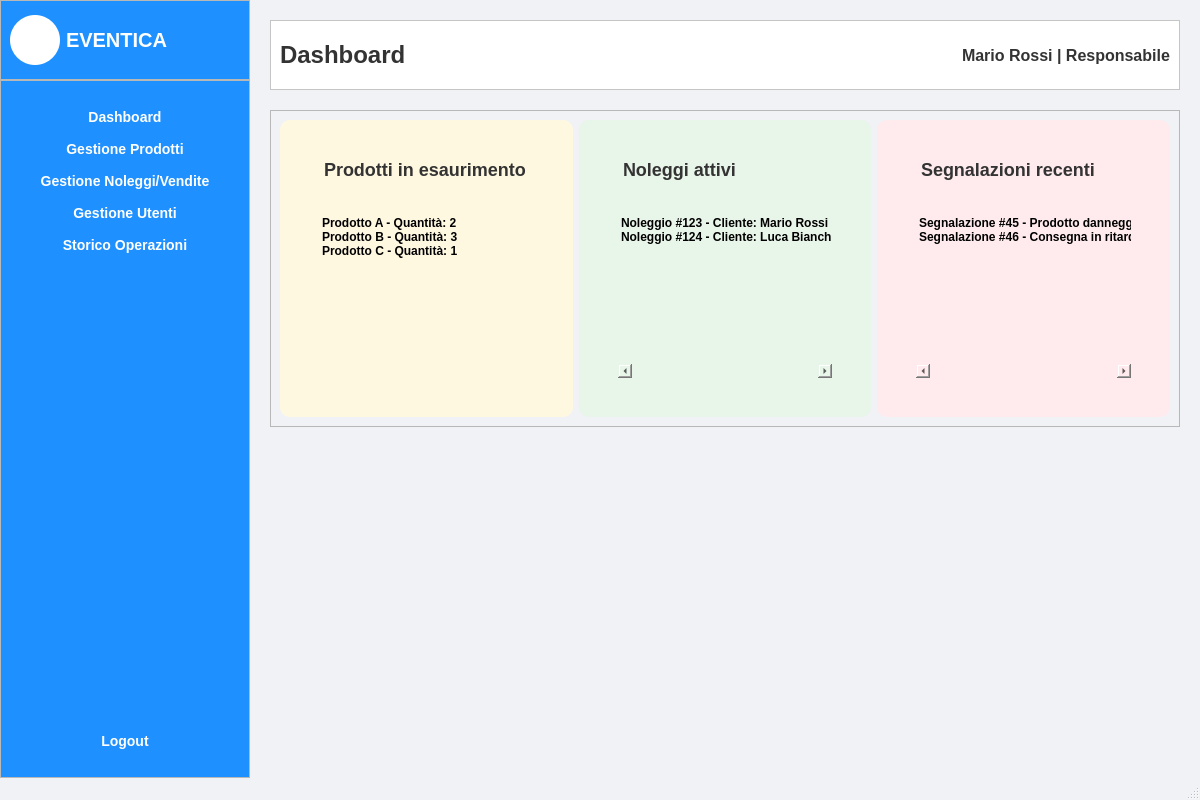
<?xml version="1.0" encoding="UTF-8"?>
<ui version="4.0">
 <class>MainWindow</class>
 <widget class="QMainWindow" name="MainWindow">
  <property name="geometry">
   <rect>
    <x>0</x>
    <y>0</y>
    <width>1200</width>
    <height>800</height>
   </rect>
  </property>
  <property name="windowTitle">
   <string>Dashboard - EVENTICA</string>
  </property>
  <property name="styleSheet">
   <string notr="true">* {
    font-family: 'Montserrat';
    font-weight: bold;
}
QMainWindow {
    background-color: #F0F2F5;
}
QWidget#centralwidget {
    background-color: #F0F2F5;
}
QLabel {
    color: #333333;
}
QPushButton {
    background-color: #1E90FF;
    color: white;
    border-radius: 5px;
    padding: 8px 15px;
    font-size: 14px;
}
QPushButton:hover {
    background-color: #187bcd;
}
QFrame#sidebar {
    background-color: #1E90FF;
    border-radius: 0;
}
QPushButton#menu_button {
    background-color: transparent;
    color: white;
    text-align: left;
    padding: 12px 20px;
    font-size: 16px;
    border-radius: 0;
    border-bottom: 1px solid rgba(255, 255, 255, 0.1);
}
QPushButton#menu_button:hover {
    background-color: #187bcd;
}
QFrame#header {
    background-color: white;
    border-bottom: 1px solid #e0e0e0;
}
QFrame#widget_container {
    background-color: white;
    border-radius: 10px;
    padding: 20px;
}</string>
  </property>
  <widget class="QWidget" name="centralwidget">
   <layout class="QHBoxLayout" name="main_layout">
    <property name="spacing">
     <number>0</number>
    </property>
    <property name="leftMargin">
     <number>0</number>
    </property>
    <property name="topMargin">
     <number>0</number>
    </property>
    <property name="rightMargin">
     <number>0</number>
    </property>
    <property name="bottomMargin">
     <number>0</number>
    </property>
    <item>
     <widget class="QFrame" name="sidebar">
      <property name="minimumSize">
       <size>
        <width>250</width>
        <height>0</height>
       </size>
      </property>
      <property name="maximumSize">
       <size>
        <width>250</width>
        <height>16777215</height>
       </size>
      </property>
      <property name="frameShape">
       <enum>QFrame::StyledPanel</enum>
      </property>
      <property name="frameShadow">
       <enum>QFrame::Raised</enum>
      </property>
      <property name="objectName">
       <string>sidebar</string>
      </property>
      <layout class="QVBoxLayout" name="sidebar_layout">
       <property name="spacing">
        <number>0</number>
       </property>
       <property name="leftMargin">
        <number>0</number>
       </property>
       <property name="topMargin">
        <number>0</number>
       </property>
       <property name="rightMargin">
        <number>0</number>
       </property>
       <property name="bottomMargin">
        <number>0</number>
       </property>
       <item>
        <widget class="QFrame" name="sidebar_header">
         <property name="minimumSize">
          <size>
           <width>0</width>
           <height>80</height>
          </size>
         </property>
         <property name="frameShape">
          <enum>QFrame::StyledPanel</enum>
         </property>
         <property name="frameShadow">
          <enum>QFrame::Raised</enum>
         </property>
         <layout class="QHBoxLayout" name="sidebar_header_layout">
          <item>
           <widget class="QLabel" name="logo_label">
            <property name="minimumSize">
             <size>
              <width>50</width>
              <height>50</height>
             </size>
            </property>
            <property name="maximumSize">
             <size>
              <width>50</width>
              <height>50</height>
             </size>
            </property>
            <property name="styleSheet">
             <string notr="true">background-color: white; border-radius: 25px;</string>
            </property>
            <property name="text">
             <string/>
            </property>
           </widget>
          </item>
          <item>
           <widget class="QLabel" name="sidebar_title">
            <property name="styleSheet">
             <string notr="true">color: white; font-size: 20px; font-weight: bold;</string>
            </property>
            <property name="text">
             <string>EVENTICA</string>
            </property>
           </widget>
          </item>
          <item>
           <spacer name="horizontalSpacer">
            <property name="orientation">
             <enum>Qt::Horizontal</enum>
            </property>
            <property name="sizeHint" stdset="0">
             <size>
              <width>40</width>
              <height>20</height>
             </size>
            </property>
           </spacer>
          </item>
         </layout>
        </widget>
       </item>
       <item>
        <widget class="QFrame" name="menu_frame">
         <property name="frameShape">
          <enum>QFrame::StyledPanel</enum>
         </property>
         <property name="frameShadow">
          <enum>QFrame::Raised</enum>
         </property>
         <layout class="QVBoxLayout" name="menu_layout">
          <property name="spacing">
           <number>0</number>
          </property>
          <property name="leftMargin">
           <number>0</number>
          </property>
          <property name="topMargin">
           <number>20</number>
          </property>
          <property name="rightMargin">
           <number>0</number>
          </property>
          <property name="bottomMargin">
           <number>20</number>
          </property>
          <item>
           <widget class="QPushButton" name="dashboard_btn">
            <property name="objectName">
             <string>menu_button</string>
            </property>
            <property name="text">
             <string>Dashboard</string>
            </property>
            <property name="icon">
             <iconset resource="../resources.qrc">
              <normaloff>:/icons/dashboard.png</normaloff>:/icons/dashboard.png</iconset>
            </property>
           </widget>
          </item>
          <item>
           <widget class="QPushButton" name="prodotti_btn">
            <property name="objectName">
             <string>menu_button</string>
            </property>
            <property name="text">
             <string>Gestione Prodotti</string>
            </property>
            <property name="icon">
             <iconset resource="../resources.qrc">
              <normaloff>:/icons/products.png</normaloff>:/icons/products.png</iconset>
            </property>
           </widget>
          </item>
          <item>
           <widget class="QPushButton" name="noleggi_btn">
            <property name="objectName">
             <string>menu_button</string>
            </property>
            <property name="text">
             <string>Gestione Noleggi/Vendite</string>
            </property>
            <property name="icon">
             <iconset resource="../resources.qrc">
              <normaloff>:/icons/rentals.png</normaloff>:/icons/rentals.png</iconset>
            </property>
           </widget>
          </item>
          <item>
           <widget class="QPushButton" name="utenti_btn">
            <property name="objectName">
             <string>menu_button</string>
            </property>
            <property name="text">
             <string>Gestione Utenti</string>
            </property>
            <property name="icon">
             <iconset resource="../resources.qrc">
              <normaloff>:/icons/users.png</normaloff>:/icons/users.png</iconset>
            </property>
           </widget>
          </item>
          <item>
           <widget class="QPushButton" name="storico_btn">
            <property name="objectName">
             <string>menu_button</string>
            </property>
            <property name="text">
             <string>Storico Operazioni</string>
            </property>
            <property name="icon">
             <iconset resource="../resources.qrc">
              <normaloff>:/icons/history.png</normaloff>:/icons/history.png</iconset>
            </property>
           </widget>
          </item>
          <item>
           <spacer name="verticalSpacer">
            <property name="orientation">
             <enum>Qt::Vertical</enum>
            </property>
            <property name="sizeHint" stdset="0">
             <size>
              <width>20</width>
              <height>40</height>
             </size>
            </property>
           </spacer>
          </item>
          <item>
           <widget class="QPushButton" name="logout_btn">
            <property name="objectName">
             <string>menu_button</string>
            </property>
            <property name="text">
             <string>Logout</string>
            </property>
            <property name="icon">
             <iconset resource="../resources.qrc">
              <normaloff>:/icons/logout.png</normaloff>:/icons/logout.png</iconset>
            </property>
           </widget>
          </item>
         </layout>
        </widget>
       </item>
      </layout>
     </widget>
    </item>
    <item>
     <widget class="QWidget" name="main_area">
      <layout class="QVBoxLayout" name="main_area_layout">
       <property name="spacing">
        <number>20</number>
       </property>
       <property name="leftMargin">
        <number>20</number>
       </property>
       <property name="topMargin">
        <number>20</number>
       </property>
       <property name="rightMargin">
        <number>20</number>
       </property>
       <property name="bottomMargin">
        <number>20</number>
       </property>
       <item>
        <widget class="QFrame" name="header">
         <property name="minimumSize">
          <size>
           <width>0</width>
           <height>70</height>
          </size>
         </property>
         <property name="objectName">
          <string>header</string>
         </property>
         <property name="frameShape">
          <enum>QFrame::StyledPanel</enum>
         </property>
         <property name="frameShadow">
          <enum>QFrame::Raised</enum>
         </property>
         <layout class="QHBoxLayout" name="header_layout">
          <item>
           <widget class="QLabel" name="title_label">
            <property name="styleSheet">
             <string notr="true">font-size: 24px; font-weight: bold;</string>
            </property>
            <property name="text">
             <string>Dashboard</string>
            </property>
           </widget>
          </item>
          <item>
           <spacer name="horizontalSpacer">
            <property name="orientation">
             <enum>Qt::Horizontal</enum>
            </property>
            <property name="sizeHint" stdset="0">
             <size>
              <width>40</width>
              <height>20</height>
             </size>
            </property>
           </spacer>
          </item>
          <item>
           <widget class="QLabel" name="user_info">
            <property name="styleSheet">
             <string notr="true">font-size: 16px;</string>
            </property>
            <property name="text">
             <string>Mario Rossi | Responsabile</string>
            </property>
           </widget>
          </item>
         </layout>
        </widget>
       </item>
       <item>
        <widget class="QFrame" name="widgets_container">
         <property name="objectName">
          <string>widget_container</string>
         </property>
         <property name="frameShape">
          <enum>QFrame::StyledPanel</enum>
         </property>
         <property name="frameShadow">
          <enum>QFrame::Raised</enum>
         </property>
         <layout class="QHBoxLayout" name="widgets_layout">
          <item>
           <widget class="QFrame" name="widget_prodotti">
            <property name="styleSheet">
             <string notr="true">background-color: #FFF8E1;
border-radius: 10px;
padding: 15px;</string>
            </property>
            <property name="frameShape">
             <enum>QFrame::StyledPanel</enum>
            </property>
            <property name="frameShadow">
             <enum>QFrame::Raised</enum>
            </property>
            <layout class="QVBoxLayout" name="widget_prodotti_layout">
             <item>
              <widget class="QLabel" name="prodotti_title">
               <property name="styleSheet">
                <string notr="true">font-size: 18px; font-weight: bold;</string>
               </property>
               <property name="text">
                <string>Prodotti in esaurimento</string>
               </property>
              </widget>
             </item>
             <item>
              <widget class="QListWidget" name="prodotti_list">
               <item>
                <property name="text">
                 <string>Prodotto A - Quantità: 2</string>
                </property>
               </item>
               <item>
                <property name="text">
                 <string>Prodotto B - Quantità: 3</string>
                </property>
               </item>
               <item>
                <property name="text">
                 <string>Prodotto C - Quantità: 1</string>
                </property>
               </item>
              </widget>
             </item>
            </layout>
           </widget>
          </item>
          <item>
           <widget class="QFrame" name="widget_noleggi">
            <property name="styleSheet">
             <string notr="true">background-color: #E8F5E9;
border-radius: 10px;
padding: 15px;</string>
            </property>
            <property name="frameShape">
             <enum>QFrame::StyledPanel</enum>
            </property>
            <property name="frameShadow">
             <enum>QFrame::Raised</enum>
            </property>
            <layout class="QVBoxLayout" name="widget_noleggi_layout">
             <item>
              <widget class="QLabel" name="noleggi_title">
               <property name="styleSheet">
                <string notr="true">font-size: 18px; font-weight: bold;</string>
               </property>
               <property name="text">
                <string>Noleggi attivi</string>
               </property>
              </widget>
             </item>
             <item>
              <widget class="QListWidget" name="noleggi_list">
               <item>
                <property name="text">
                 <string>Noleggio #123 - Cliente: Mario Rossi</string>
                </property>
               </item>
               <item>
                <property name="text">
                 <string>Noleggio #124 - Cliente: Luca Bianchi</string>
                </property>
               </item>
              </widget>
             </item>
            </layout>
           </widget>
          </item>
          <item>
           <widget class="QFrame" name="widget_segnalazioni">
            <property name="styleSheet">
             <string notr="true">background-color: #FFEBEE;
border-radius: 10px;
padding: 15px;</string>
            </property>
            <property name="frameShape">
             <enum>QFrame::StyledPanel</enum>
            </property>
            <property name="frameShadow">
             <enum>QFrame::Raised</enum>
            </property>
            <layout class="QVBoxLayout" name="widget_segnalazioni_layout">
             <item>
              <widget class="QLabel" name="segnalazioni_title">
               <property name="styleSheet">
                <string notr="true">font-size: 18px; font-weight: bold;</string>
               </property>
               <property name="text">
                <string>Segnalazioni recenti</string>
               </property>
              </widget>
             </item>
             <item>
              <widget class="QListWidget" name="segnalazioni_list">
               <item>
                <property name="text">
                 <string>Segnalazione #45 - Prodotto danneggiato</string>
                </property>
               </item>
               <item>
                <property name="text">
                 <string>Segnalazione #46 - Consegna in ritardo</string>
                </property>
               </item>
              </widget>
             </item>
            </layout>
           </widget>
          </item>
         </layout>
        </widget>
       </item>
       <item>
        <widget class="QStackedWidget" name="content_area">
         <widget class="QWidget" name="dashboard_page"/>
         <widget class="QWidget" name="prodotti_page">
          <layout class="QVBoxLayout" name="prodotti_page_layout">
           <item>
            <widget class="QLabel" name="label_2">
             <property name="text">
              <string>Gestione Prodotti - Pagina in costruzione</string>
             </property>
            </widget>
           </item>
          </layout>
         </widget>
         <widget class="QWidget" name="noleggi_page">
          <layout class="QVBoxLayout" name="noleggi_page_layout">
           <item>
            <widget class="QLabel" name="label_3">
             <property name="text">
              <string>Gestione Noleggi/Vendite - Pagina in costruzione</string>
             </property>
            </widget>
           </item>
          </layout>
         </widget>
         <widget class="QWidget" name="utenti_page">
          <layout class="QVBoxLayout" name="utenti_page_layout">
           <item>
            <widget class="QLabel" name="label_4">
             <property name="text">
              <string>Gestione Utenti - Pagina in costruzione</string>
             </property>
            </widget>
           </item>
          </layout>
         </widget>
         <widget class="QWidget" name="storico_page">
          <layout class="QVBoxLayout" name="storico_page_layout">
           <item>
            <widget class="QLabel" name="label_5">
             <property name="text">
              <string>Storico Operazioni - Pagina in costruzione</string>
             </property>
            </widget>
           </item>
          </layout>
         </widget>
        </widget>
       </item>
      </layout>
     </widget>
    </item>
   </layout>
  </widget>
  <widget class="QMenuBar" name="menubar">
   <property name="geometry">
    <rect>
     <x>0</x>
     <y>0</y>
     <width>1200</width>
     <height>22</height>
    </rect>
   </property>
  </widget>
  <widget class="QStatusBar" name="statusbar"/>
 </widget>
 <resources>
  <include location="../resources.qrc"/>
 </resources>
 <connections/>
</ui>
